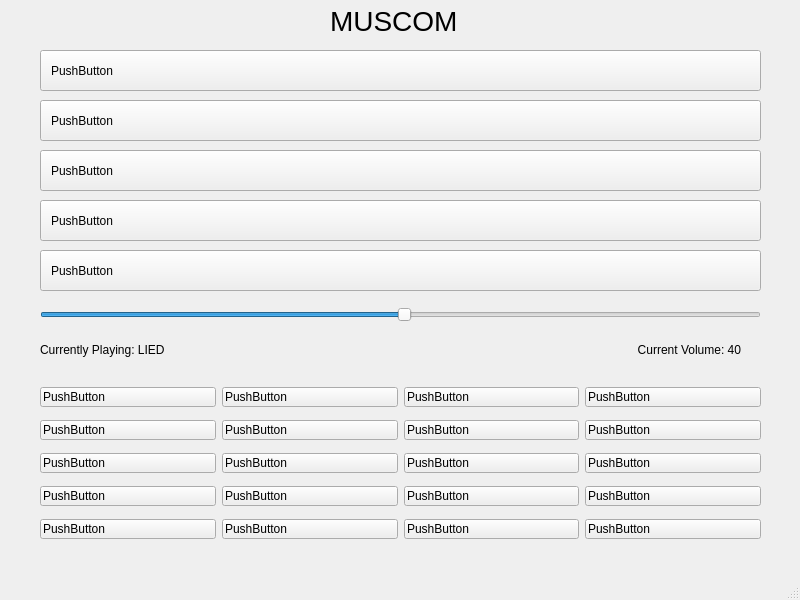
<?xml version="1.0" encoding="UTF-8"?>
<ui version="4.0">
 <class>MainWindow</class>
 <widget class="QMainWindow" name="MainWindow">
  <property name="geometry">
   <rect>
    <x>0</x>
    <y>0</y>
    <width>800</width>
    <height>600</height>
   </rect>
  </property>
  <property name="sizePolicy">
   <sizepolicy hsizetype="Fixed" vsizetype="Fixed">
    <horstretch>0</horstretch>
    <verstretch>0</verstretch>
   </sizepolicy>
  </property>
  <property name="maximumSize">
   <size>
    <width>800</width>
    <height>16777215</height>
   </size>
  </property>
  <property name="windowTitle">
   <string>MainWindow</string>
  </property>
  <widget class="QWidget" name="centralwidget">
   <widget class="QPushButton" name="pushButton">
    <property name="geometry">
     <rect>
      <x>40</x>
      <y>50</y>
      <width>721</width>
      <height>41</height>
     </rect>
    </property>
    <property name="focusPolicy">
     <enum>Qt::NoFocus</enum>
    </property>
    <property name="styleSheet">
     <string notr="true">text-align: left; padding: 10px;</string>
    </property>
    <property name="text">
     <string>PushButton</string>
    </property>
    <attribute name="buttonGroup">
     <string notr="true">buttonGroup</string>
    </attribute>
   </widget>
   <widget class="QPushButton" name="pushButton_2">
    <property name="geometry">
     <rect>
      <x>40</x>
      <y>100</y>
      <width>721</width>
      <height>41</height>
     </rect>
    </property>
    <property name="focusPolicy">
     <enum>Qt::NoFocus</enum>
    </property>
    <property name="styleSheet">
     <string notr="true">text-align: left; padding: 10px;</string>
    </property>
    <property name="text">
     <string>PushButton</string>
    </property>
    <attribute name="buttonGroup">
     <string notr="true">buttonGroup</string>
    </attribute>
   </widget>
   <widget class="QPushButton" name="pushButton_3">
    <property name="geometry">
     <rect>
      <x>40</x>
      <y>150</y>
      <width>721</width>
      <height>41</height>
     </rect>
    </property>
    <property name="focusPolicy">
     <enum>Qt::NoFocus</enum>
    </property>
    <property name="styleSheet">
     <string notr="true">text-align: left; padding: 10px;</string>
    </property>
    <property name="text">
     <string>PushButton</string>
    </property>
    <attribute name="buttonGroup">
     <string notr="true">buttonGroup</string>
    </attribute>
   </widget>
   <widget class="QPushButton" name="pushButton_4">
    <property name="geometry">
     <rect>
      <x>40</x>
      <y>200</y>
      <width>721</width>
      <height>41</height>
     </rect>
    </property>
    <property name="focusPolicy">
     <enum>Qt::NoFocus</enum>
    </property>
    <property name="styleSheet">
     <string notr="true">text-align: left; padding: 10px;</string>
    </property>
    <property name="text">
     <string>PushButton</string>
    </property>
    <attribute name="buttonGroup">
     <string notr="true">buttonGroup</string>
    </attribute>
   </widget>
   <widget class="QPushButton" name="pushButton_5">
    <property name="geometry">
     <rect>
      <x>40</x>
      <y>250</y>
      <width>721</width>
      <height>41</height>
     </rect>
    </property>
    <property name="focusPolicy">
     <enum>Qt::NoFocus</enum>
    </property>
    <property name="styleSheet">
     <string notr="true">text-align: left; padding: 10px;</string>
    </property>
    <property name="text">
     <string>PushButton</string>
    </property>
    <attribute name="buttonGroup">
     <string notr="true">buttonGroup</string>
    </attribute>
   </widget>
   <widget class="QSlider" name="horizontalSlider">
    <property name="geometry">
     <rect>
      <x>40</x>
      <y>300</y>
      <width>721</width>
      <height>29</height>
     </rect>
    </property>
    <property name="focusPolicy">
     <enum>Qt::NoFocus</enum>
    </property>
    <property name="value">
     <number>50</number>
    </property>
    <property name="orientation">
     <enum>Qt::Horizontal</enum>
    </property>
   </widget>
   <widget class="QLabel" name="label">
    <property name="geometry">
     <rect>
      <x>330</x>
      <y>0</y>
      <width>141</width>
      <height>41</height>
     </rect>
    </property>
    <property name="styleSheet">
     <string notr="true">font-size: 28px;</string>
    </property>
    <property name="text">
     <string>MUSCOM</string>
    </property>
   </widget>
   <widget class="QWidget" name="gridLayoutWidget">
    <property name="geometry">
     <rect>
      <x>40</x>
      <y>380</y>
      <width>721</width>
      <height>171</height>
     </rect>
    </property>
    <property name="focusPolicy">
     <enum>Qt::NoFocus</enum>
    </property>
    <layout class="QGridLayout" name="gridLayout">
     <item row="3" column="1">
      <widget class="QPushButton" name="pushButton_16">
       <property name="focusPolicy">
        <enum>Qt::NoFocus</enum>
       </property>
       <property name="styleSheet">
        <string notr="true">text-align: left; padding: 2px;</string>
       </property>
       <property name="text">
        <string>PushButton</string>
       </property>
      </widget>
     </item>
     <item row="4" column="1">
      <widget class="QPushButton" name="pushButton_17">
       <property name="focusPolicy">
        <enum>Qt::NoFocus</enum>
       </property>
       <property name="styleSheet">
        <string notr="true">text-align: left; padding: 2px;</string>
       </property>
       <property name="text">
        <string>PushButton</string>
       </property>
      </widget>
     </item>
     <item row="2" column="1">
      <widget class="QPushButton" name="pushButton_15">
       <property name="focusPolicy">
        <enum>Qt::NoFocus</enum>
       </property>
       <property name="styleSheet">
        <string notr="true">text-align: left; padding: 2px;</string>
       </property>
       <property name="text">
        <string>PushButton</string>
       </property>
      </widget>
     </item>
     <item row="4" column="2">
      <widget class="QPushButton" name="pushButton_21">
       <property name="focusPolicy">
        <enum>Qt::NoFocus</enum>
       </property>
       <property name="styleSheet">
        <string notr="true">text-align: left; padding: 2px;</string>
       </property>
       <property name="text">
        <string>PushButton</string>
       </property>
      </widget>
     </item>
     <item row="3" column="2">
      <widget class="QPushButton" name="pushButton_20">
       <property name="focusPolicy">
        <enum>Qt::NoFocus</enum>
       </property>
       <property name="styleSheet">
        <string notr="true">text-align: left; padding: 2px;</string>
       </property>
       <property name="text">
        <string>PushButton</string>
       </property>
      </widget>
     </item>
     <item row="1" column="3">
      <widget class="QPushButton" name="pushButton_22">
       <property name="focusPolicy">
        <enum>Qt::NoFocus</enum>
       </property>
       <property name="styleSheet">
        <string notr="true">text-align: left; padding: 2px;</string>
       </property>
       <property name="text">
        <string>PushButton</string>
       </property>
      </widget>
     </item>
     <item row="2" column="2">
      <widget class="QPushButton" name="pushButton_19">
       <property name="focusPolicy">
        <enum>Qt::NoFocus</enum>
       </property>
       <property name="styleSheet">
        <string notr="true">text-align: left; padding: 2px;</string>
       </property>
       <property name="text">
        <string>PushButton</string>
       </property>
      </widget>
     </item>
     <item row="0" column="2">
      <widget class="QPushButton" name="pushButton_12">
       <property name="focusPolicy">
        <enum>Qt::NoFocus</enum>
       </property>
       <property name="styleSheet">
        <string notr="true">text-align: left; padding: 2px;</string>
       </property>
       <property name="text">
        <string>PushButton</string>
       </property>
      </widget>
     </item>
     <item row="0" column="3">
      <widget class="QPushButton" name="pushButton_13">
       <property name="focusPolicy">
        <enum>Qt::NoFocus</enum>
       </property>
       <property name="styleSheet">
        <string notr="true">text-align: left; padding: 2px;</string>
       </property>
       <property name="text">
        <string>PushButton</string>
       </property>
      </widget>
     </item>
     <item row="2" column="3">
      <widget class="QPushButton" name="pushButton_23">
       <property name="focusPolicy">
        <enum>Qt::NoFocus</enum>
       </property>
       <property name="styleSheet">
        <string notr="true">text-align: left; padding: 2px;</string>
       </property>
       <property name="text">
        <string>PushButton</string>
       </property>
      </widget>
     </item>
     <item row="3" column="3">
      <widget class="QPushButton" name="pushButton_24">
       <property name="focusPolicy">
        <enum>Qt::NoFocus</enum>
       </property>
       <property name="styleSheet">
        <string notr="true">text-align: left; padding: 2px;</string>
       </property>
       <property name="text">
        <string>PushButton</string>
       </property>
      </widget>
     </item>
     <item row="4" column="3">
      <widget class="QPushButton" name="pushButton_25">
       <property name="focusPolicy">
        <enum>Qt::NoFocus</enum>
       </property>
       <property name="styleSheet">
        <string notr="true">text-align: left; padding: 2px;</string>
       </property>
       <property name="text">
        <string>PushButton</string>
       </property>
      </widget>
     </item>
     <item row="4" column="0">
      <widget class="QPushButton" name="pushButton_6">
       <property name="focusPolicy">
        <enum>Qt::NoFocus</enum>
       </property>
       <property name="styleSheet">
        <string notr="true">text-align: left; padding: 2px;</string>
       </property>
       <property name="text">
        <string>PushButton</string>
       </property>
      </widget>
     </item>
     <item row="3" column="0">
      <widget class="QPushButton" name="pushButton_7">
       <property name="focusPolicy">
        <enum>Qt::NoFocus</enum>
       </property>
       <property name="styleSheet">
        <string notr="true">text-align: left; padding: 2px;</string>
       </property>
       <property name="text">
        <string>PushButton</string>
       </property>
      </widget>
     </item>
     <item row="0" column="1">
      <widget class="QPushButton" name="pushButton_11">
       <property name="focusPolicy">
        <enum>Qt::NoFocus</enum>
       </property>
       <property name="styleSheet">
        <string notr="true">text-align: left; padding: 2px;</string>
       </property>
       <property name="text">
        <string>PushButton</string>
       </property>
      </widget>
     </item>
     <item row="0" column="0">
      <widget class="QPushButton" name="pushButton_9">
       <property name="focusPolicy">
        <enum>Qt::NoFocus</enum>
       </property>
       <property name="styleSheet">
        <string notr="true">text-align: left; padding: 2px;</string>
       </property>
       <property name="text">
        <string>PushButton</string>
       </property>
      </widget>
     </item>
     <item row="2" column="0">
      <widget class="QPushButton" name="pushButton_10">
       <property name="focusPolicy">
        <enum>Qt::NoFocus</enum>
       </property>
       <property name="styleSheet">
        <string notr="true">text-align: left; padding: 2px;</string>
       </property>
       <property name="text">
        <string>PushButton</string>
       </property>
      </widget>
     </item>
     <item row="1" column="0">
      <widget class="QPushButton" name="pushButton_8">
       <property name="focusPolicy">
        <enum>Qt::NoFocus</enum>
       </property>
       <property name="styleSheet">
        <string notr="true">text-align: left; padding: 2px;</string>
       </property>
       <property name="text">
        <string>PushButton</string>
       </property>
      </widget>
     </item>
     <item row="1" column="1">
      <widget class="QPushButton" name="pushButton_14">
       <property name="focusPolicy">
        <enum>Qt::NoFocus</enum>
       </property>
       <property name="styleSheet">
        <string notr="true">text-align: left; padding: 2px;</string>
       </property>
       <property name="text">
        <string>PushButton</string>
       </property>
      </widget>
     </item>
     <item row="1" column="2">
      <widget class="QPushButton" name="pushButton_18">
       <property name="focusPolicy">
        <enum>Qt::NoFocus</enum>
       </property>
       <property name="styleSheet">
        <string notr="true">text-align: left; padding: 2px;</string>
       </property>
       <property name="text">
        <string>PushButton</string>
       </property>
      </widget>
     </item>
    </layout>
   </widget>
   <widget class="QLabel" name="label_2">
    <property name="geometry">
     <rect>
      <x>40</x>
      <y>340</y>
      <width>251</width>
      <height>19</height>
     </rect>
    </property>
    <property name="text">
     <string>Currently Playing: LIED</string>
    </property>
   </widget>
   <widget class="QLabel" name="label_3">
    <property name="geometry">
     <rect>
      <x>475</x>
      <y>340</y>
      <width>271</width>
      <height>20</height>
     </rect>
    </property>
    <property name="styleSheet">
     <string notr="true">text-align: right; padding: 2px;</string>
    </property>
    <property name="text">
     <string>Current Volume: 40</string>
    </property>
    <property name="alignment">
     <set>Qt::AlignRight|Qt::AlignTrailing|Qt::AlignVCenter</set>
    </property>
   </widget>
  </widget>
  <widget class="QMenuBar" name="menubar">
   <property name="geometry">
    <rect>
     <x>0</x>
     <y>0</y>
     <width>800</width>
     <height>27</height>
    </rect>
   </property>
  </widget>
  <widget class="QStatusBar" name="statusbar"/>
 </widget>
 <resources/>
 <connections/>
 <buttongroups>
  <buttongroup name="buttonGroup"/>
 </buttongroups>
</ui>
